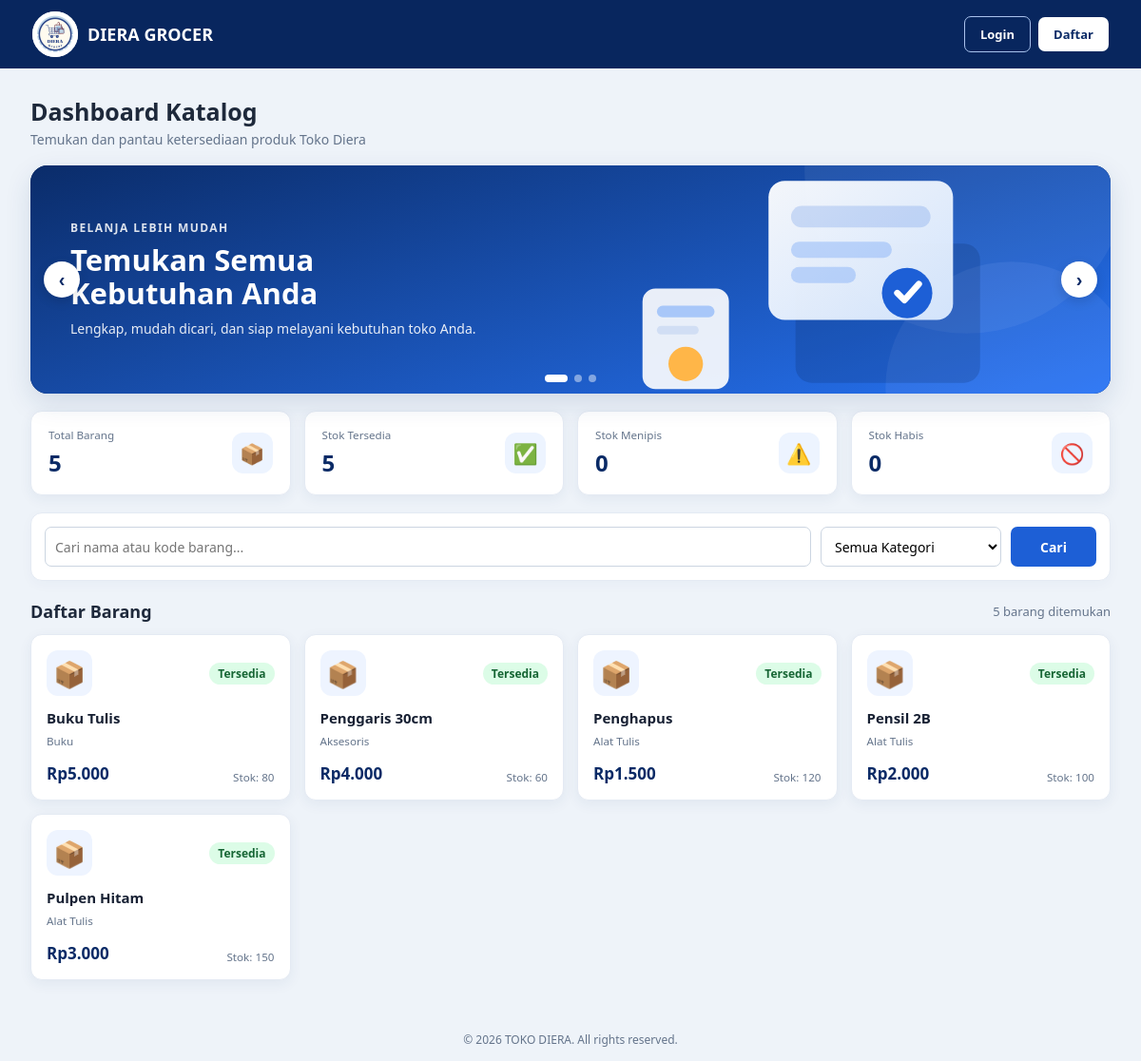
Page /katalog.php on the committed database.
### tables this page shows
CREATE TABLE barang (
    id INT AUTO_INCREMENT PRIMARY KEY,
    kode VARCHAR(20) NOT NULL UNIQUE,
    nama VARCHAR(100) NOT NULL,
    kategori VARCHAR(50) NOT NULL,
    harga INT NOT NULL DEFAULT 0,
    stok INT NOT NULL DEFAULT 0,
    created_at TIMESTAMP DEFAULT CURRENT_TIMESTAMP
);

### config.php (called while the page is built, shortened)
<?php
function e($value)
{
    return htmlspecialchars((string) $value, ENT_QUOTES, 'UTF-8');
}
function rp($value)
{
    return 'Rp' . number_format((float) $value, 0, ',', '.');
}

### katalog.php (the view, shortened to what this page needs)
<?php
require 'config.php';
$q = trim($_GET['q'] ?? '');
$sql = 'SELECT nama,kategori,harga,stok FROM barang WHERE (nama LIKE ? OR kode LIKE ?)';
$p = ["%$q%", "%$q%"];
$s = $pdo->prepare($sql.' ORDER BY nama');
$s->execute($p);
$rows = $s->fetchAll();
$totalBarang = $pdo->query('SELECT COUNT(*) FROM barang')->fetchColumn();
$stokTersedia = $pdo->query('SELECT COUNT(*) FROM barang WHERE stok>10')->fetchColumn();
$stokMenipis = $pdo->query('SELECT COUNT(*) FROM barang WHERE stok>0 AND stok<=10')->fetchColumn();
$stokHabis = $pdo->query('SELECT COUNT(*) FROM barang WHERE stok<=0')->fetchColumn();
?>
<!DOCTYPE html>
<html lang="id">
<head>
  <link rel="stylesheet" href="assets/style.css?v=20261121-readable">
</head>
<body>
  <header class="catalog-top">
    <div class="catalog-brand"><img src="assets/logo-toko-diera.png" alt="Logo Diera Grocer"> DIERA GROCER</div>
    <div class="catalog-actions">
      <?php if (!empty($_SESSION['u'])): ?>
        <a class="btn btn-outline" href="dashboard.php">Dashboard</a>
        <a class="btn" style="background:#fff;color:#0a2a66" href="logout.php">Logout</a>
      <?php else: ?>
        <a class="btn btn-outline" href="login.php">Login</a>
        <a class="btn" style="background:#fff;color:#0a2a66" href="register.php">Daftar</a>
      <?php endif; ?>
    </div>
  </header>
  <main class="catalog-main">
    <div class="welcome">
      <div>
        <h1>Dashboard Katalog</h1>
        <p>Temukan dan pantau ketersediaan produk Toko Diera</p>
      </div>
    </div>
    <section class="catalog-slider" id="catalogSlider" aria-label="Promosi Toko Diera">
      <div class="catalog-slide active">
        <img src="assets/banner-1.svg" alt="Produk lengkap Toko Diera">
        <div class="slider-overlay">
          <span>Belanja Lebih Mudah</span>
          <h2>Temukan Semua Kebutuhan Anda</h2>
          <p>Lengkap, mudah dicari, dan siap melayani kebutuhan toko Anda.</p>
        </div>
      </div>
      <button class="slider-control slider-prev" type="button" aria-label="Slide sebelumnya">&#8249;</button>
      <button class="slider-control slider-next" type="button" aria-label="Slide berikutnya">&#8250;</button>
      <div class="slider-dots" aria-label="Pilih slide">
        <button class="slider-dot active" type="button" aria-label="Slide 1"></button>
        <button class="slider-dot" type="button" aria-label="Slide 2"></button>
        <button class="slider-dot" type="button" aria-label="Slide 3"></button>
      </div>
    </section>
    <section class="catalog-stats">
      <div class="catalog-stat">
        <div><small>Total Barang</small><b><?=e($totalBarang)?></b></div>
        <div class="stat-icon">📦</div>
      </div>
      <div class="catalog-stat">
        <div><small>Stok Tersedia</small><b><?=e($stokTersedia)?></b></div>
        <div class="stat-icon">✅</div>
      </div>
      <div class="catalog-stat">
        <div><small>Stok Menipis</small><b><?=e($stokMenipis)?></b></div>
        <div class="stat-icon">⚠️</div>
      </div>
      <div class="catalog-stat">
        <div><small>Stok Habis</small><b><?=e($stokHabis)?></b></div>
        <div class="stat-icon">🚫</div>
      </div>
    </section>
    <form class="filter-card catalog-filter" method="get">
      <input name="q" placeholder="Cari nama atau kode barang..." value="<?=e($q)?>">
      <select name="kategori">
        <option value="">Semua Kategori</option>
      </select>
      <button class="btn" type="submit">Cari</button>
    </form>
    <div class="section-title">
      <h2>Daftar Barang</h2>
      <span><?=count($rows)?> barang ditemukan</span>
    </div>
    <section class="items">
      <?php foreach ($rows as $b): ?>
        <?php
          $status = $b['stok'] <= 0
            ? ['Habis', 'ditolak']
            : ($b['stok'] <= 10 ? ['Terbatas', 'pending'] : ['Tersedia', 'aktif']);
        ?>
        <article class="it">
          <div class="it-head">
            <div class="ic">📦</div>
            <span class="badge b-<?=$status[1]?>"><?=$status[0]?></span>
          </div>
          <h3><?=e($b['nama'])?></h3>
          <small><?=e($b['kategori'])?></small>
          <div class="it-bottom">
            <div class="h"><?=rp($b['harga'])?></div>
            <small>Stok: <?=e($b['stok'])?></small>
          </div>
        </article>
      <?php endforeach; ?>
    </section>
  </main>
  <footer>© <?=date('Y')?> TOKO DIERA. All rights reserved.</footer>
</body>
</html>

### assets/style.css (style rules this page uses)
* { box-sizing: border-box; }
body { margin: 0; font-family: Segoe UI, Arial, sans-serif; background: #f1f5fb; color: #1e293b; font-size: 14px; }
a { color: #1d4ed8; text-decoration: none; }
h1 { margin: 0 0 4px; font-size: 22px; }
main { padding: 22px; flex: 1; }
footer { text-align: center; color: #64748b; padding: 14px; font-size: 12px; }
input, select, textarea { width: 100%; padding: 9px 10px; border: 1px solid #cbd5e1; border-radius: 7px; font: inherit; background: #fff; }
.btn { display: inline-block; background: #1d5fd6; color: #fff; border: 0; padding: 9px 16px; border-radius: 7px; cursor: pointer; font: inherit; font-weight: 600; }
.badge { padding: 3px 9px; border-radius: 99px; font-size: 12px; font-weight: 600; }
.b-aktif, .b-disetujui { background: #dcfce7; color: #166534; }

### rows in the picture
barang: stok "Tersedia", nama "Buku Tulis", kategori "Buku", harga "Rp5.000", stok "80"
barang: stok "Tersedia", nama "Penggaris 30cm", kategori "Aksesoris", harga "Rp4.000", stok "60"
barang: stok "Tersedia", nama "Penghapus", kategori "Alat Tulis", harga "Rp1.500", stok "120"
barang: stok "Tersedia", nama "Pensil 2B", kategori "Alat Tulis", harga "Rp2.000", stok "100"
barang: stok "Tersedia", nama "Pulpen Hitam", kategori "Alat Tulis", harga "Rp3.000", stok "150"

### other values in the picture
$totalBarang "5"
$stokTersedia "5"
$stokMenipis "0"
$stokHabis "0"
count($rows) "5"
